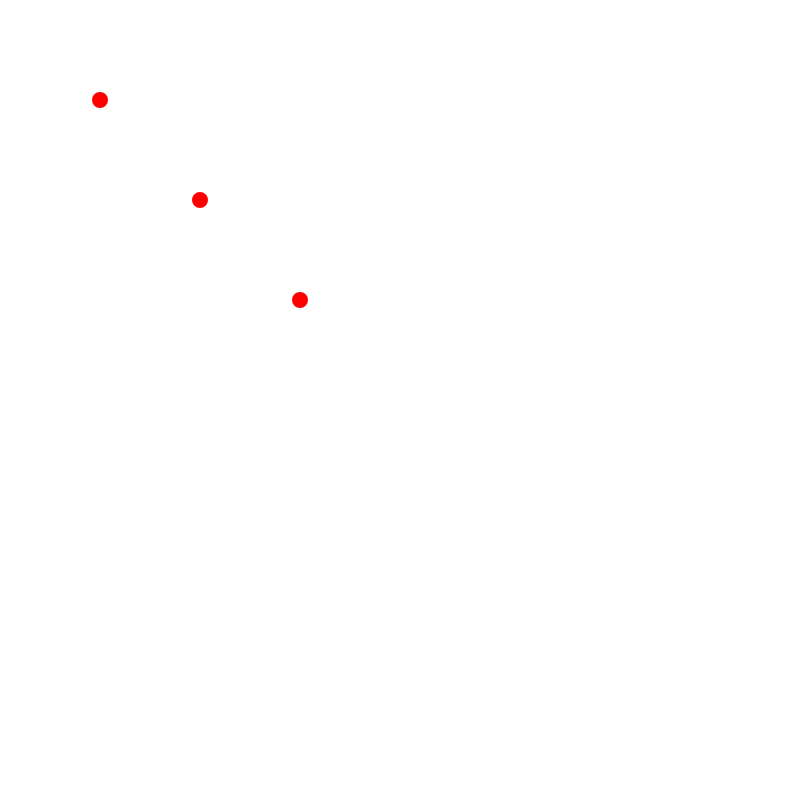

Describe this chart as a Vega-Lite specification.
### Vega specification from a JSON file in a GitHub repository (floating-point values rounded to 4 significant figures)
{"$schema": "https://vega.github.io/schema/vega/v5.json", "width": 400, "height": 400, "data": [{"name": "table", "values": [{"x": 50, "y": 50}, {"x": 100, "y": 100}, {"x": 150, "y": 150}], "format": {"parse": {"x": "number", "y": "number"}}}], "signals": [{"name": "selected", "value": null}, {"name": "clicked", "value": null}], "marks": [{"type": "symbol", "from": {"data": "table"}, "encode": {"enter": {"x": {"field": "x"}, "y": {"field": "y"}, "fill": {"value": "steelblue"}, "stroke": {"value": "white"}, "strokeWidth": {"value": 2}, "size": {"value": 100}}, "update": {"fill": {"test": "datum === clicked", "value": "red"}}, "hover": {"fill": {"value": "orange"}}}, "events": {"click": {"signal": "clicked = datum"}}}]}
